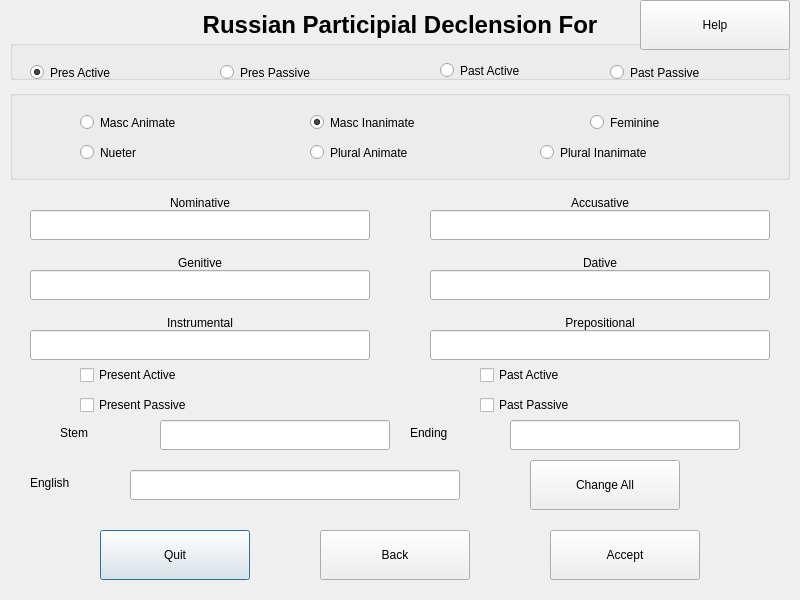
<?xml version="1.0" encoding="UTF-8"?>
<ui version="4.0">
 <class>PartDecl</class>
 <widget class="QDialog" name="PartDecl">
  <property name="geometry">
   <rect>
    <x>0</x>
    <y>0</y>
    <width>800</width>
    <height>600</height>
   </rect>
  </property>
  <property name="windowTitle">
   <string>Russian Participial Declension</string>
  </property>
  <property name="windowIcon">
   <iconset>
    <normaloff>../../../../usr/share/machinetrans/resources/logo.png</normaloff>../../../../usr/share/machinetrans/resources/logo.png</iconset>
  </property>
  <widget class="LineEditRU" name="insEdit">
   <property name="geometry">
    <rect>
     <x>30</x>
     <y>330</y>
     <width>340</width>
     <height>30</height>
    </rect>
   </property>
   <property name="text">
    <string/>
   </property>
  </widget>
  <widget class="QLabel" name="insLbl">
   <property name="geometry">
    <rect>
     <x>30</x>
     <y>310</y>
     <width>340</width>
     <height>25</height>
    </rect>
   </property>
   <property name="text">
    <string>Instrumental</string>
   </property>
   <property name="alignment">
    <set>Qt::AlignCenter</set>
   </property>
  </widget>
  <widget class="LineEditRU" name="accEdit">
   <property name="geometry">
    <rect>
     <x>430</x>
     <y>210</y>
     <width>340</width>
     <height>30</height>
    </rect>
   </property>
  </widget>
  <widget class="QLabel" name="genLbl">
   <property name="geometry">
    <rect>
     <x>30</x>
     <y>250</y>
     <width>340</width>
     <height>25</height>
    </rect>
   </property>
   <property name="text">
    <string>Genitive</string>
   </property>
   <property name="alignment">
    <set>Qt::AlignCenter</set>
   </property>
  </widget>
  <widget class="QLabel" name="datLbl">
   <property name="geometry">
    <rect>
     <x>430</x>
     <y>250</y>
     <width>340</width>
     <height>25</height>
    </rect>
   </property>
   <property name="text">
    <string>Dative</string>
   </property>
   <property name="alignment">
    <set>Qt::AlignCenter</set>
   </property>
  </widget>
  <widget class="QLabel" name="prpLbl">
   <property name="geometry">
    <rect>
     <x>430</x>
     <y>310</y>
     <width>340</width>
     <height>25</height>
    </rect>
   </property>
   <property name="text">
    <string>Prepositional</string>
   </property>
   <property name="alignment">
    <set>Qt::AlignCenter</set>
   </property>
  </widget>
  <widget class="LineEditRU" name="datEdit">
   <property name="geometry">
    <rect>
     <x>430</x>
     <y>270</y>
     <width>340</width>
     <height>30</height>
    </rect>
   </property>
  </widget>
  <widget class="QLabel" name="accLbl">
   <property name="geometry">
    <rect>
     <x>430</x>
     <y>190</y>
     <width>340</width>
     <height>25</height>
    </rect>
   </property>
   <property name="text">
    <string>Accusative</string>
   </property>
   <property name="alignment">
    <set>Qt::AlignCenter</set>
   </property>
  </widget>
  <widget class="QLabel" name="nomLbl">
   <property name="geometry">
    <rect>
     <x>30</x>
     <y>190</y>
     <width>340</width>
     <height>25</height>
    </rect>
   </property>
   <property name="text">
    <string>Nominative</string>
   </property>
   <property name="alignment">
    <set>Qt::AlignCenter</set>
   </property>
  </widget>
  <widget class="LineEditRU" name="nomEdit">
   <property name="geometry">
    <rect>
     <x>30</x>
     <y>210</y>
     <width>340</width>
     <height>30</height>
    </rect>
   </property>
  </widget>
  <widget class="LineEditRU" name="genEdit">
   <property name="geometry">
    <rect>
     <x>30</x>
     <y>270</y>
     <width>340</width>
     <height>30</height>
    </rect>
   </property>
  </widget>
  <widget class="LineEditRU" name="prpEdit">
   <property name="geometry">
    <rect>
     <x>430</x>
     <y>330</y>
     <width>340</width>
     <height>30</height>
    </rect>
   </property>
  </widget>
  <widget class="QGroupBox" name="tenseBox">
   <property name="geometry">
    <rect>
     <x>10</x>
     <y>40</y>
     <width>780</width>
     <height>40</height>
    </rect>
   </property>
   <property name="title">
    <string/>
   </property>
   <widget class="QRadioButton" name="parb">
    <property name="geometry">
     <rect>
      <x>20</x>
      <y>20</y>
      <width>170</width>
      <height>25</height>
     </rect>
    </property>
    <property name="text">
     <string>Pres Active</string>
    </property>
    <property name="checked">
     <bool>true</bool>
    </property>
   </widget>
   <widget class="QRadioButton" name="pprb">
    <property name="geometry">
     <rect>
      <x>210</x>
      <y>20</y>
      <width>170</width>
      <height>25</height>
     </rect>
    </property>
    <property name="text">
     <string>Pres Passive</string>
    </property>
   </widget>
   <widget class="QRadioButton" name="pastarb">
    <property name="geometry">
     <rect>
      <x>430</x>
      <y>20</y>
      <width>170</width>
      <height>21</height>
     </rect>
    </property>
    <property name="text">
     <string>Past Active</string>
    </property>
   </widget>
   <widget class="QRadioButton" name="pastprb">
    <property name="geometry">
     <rect>
      <x>600</x>
      <y>20</y>
      <width>170</width>
      <height>25</height>
     </rect>
    </property>
    <property name="text">
     <string>Past Passive</string>
    </property>
   </widget>
  </widget>
  <widget class="QPushButton" name="quitBttn">
   <property name="geometry">
    <rect>
     <x>100</x>
     <y>530</y>
     <width>150</width>
     <height>50</height>
    </rect>
   </property>
   <property name="text">
    <string>Quit</string>
   </property>
  </widget>
  <widget class="QPushButton" name="acceptBttn">
   <property name="geometry">
    <rect>
     <x>550</x>
     <y>530</y>
     <width>150</width>
     <height>50</height>
    </rect>
   </property>
   <property name="text">
    <string>Accept</string>
   </property>
  </widget>
  <widget class="QLabel" name="titleLbl">
   <property name="geometry">
    <rect>
     <x>10</x>
     <y>10</y>
     <width>780</width>
     <height>30</height>
    </rect>
   </property>
   <property name="font">
    <font>
     <pointsize>18</pointsize>
     <weight>75</weight>
     <bold>true</bold>
    </font>
   </property>
   <property name="text">
    <string>Russian Participial Declension For</string>
   </property>
   <property name="alignment">
    <set>Qt::AlignCenter</set>
   </property>
  </widget>
  <widget class="QLabel" name="enLbl">
   <property name="geometry">
    <rect>
     <x>30</x>
     <y>470</y>
     <width>80</width>
     <height>25</height>
    </rect>
   </property>
   <property name="text">
    <string>English</string>
   </property>
   <property name="alignment">
    <set>Qt::AlignLeading|Qt::AlignLeft|Qt::AlignVCenter</set>
   </property>
  </widget>
  <widget class="QPushButton" name="backBttn">
   <property name="geometry">
    <rect>
     <x>320</x>
     <y>530</y>
     <width>150</width>
     <height>50</height>
    </rect>
   </property>
   <property name="text">
    <string>Back</string>
   </property>
  </widget>
  <widget class="QGroupBox" name="genderBox">
   <property name="geometry">
    <rect>
     <x>10</x>
     <y>90</y>
     <width>780</width>
     <height>90</height>
    </rect>
   </property>
   <property name="title">
    <string/>
   </property>
   <widget class="QRadioButton" name="mascanimrb">
    <property name="geometry">
     <rect>
      <x>70</x>
      <y>20</y>
      <width>200</width>
      <height>25</height>
     </rect>
    </property>
    <property name="text">
     <string>Masc Animate</string>
    </property>
    <property name="checked">
     <bool>false</bool>
    </property>
   </widget>
   <widget class="QRadioButton" name="femrb">
    <property name="geometry">
     <rect>
      <x>580</x>
      <y>20</y>
      <width>150</width>
      <height>25</height>
     </rect>
    </property>
    <property name="text">
     <string>Feminine</string>
    </property>
   </widget>
   <widget class="QRadioButton" name="nuetrb">
    <property name="geometry">
     <rect>
      <x>70</x>
      <y>50</y>
      <width>150</width>
      <height>25</height>
     </rect>
    </property>
    <property name="text">
     <string>Nueter</string>
    </property>
   </widget>
   <widget class="QRadioButton" name="pluranimrb">
    <property name="geometry">
     <rect>
      <x>300</x>
      <y>50</y>
      <width>200</width>
      <height>25</height>
     </rect>
    </property>
    <property name="text">
     <string>Plural Animate</string>
    </property>
   </widget>
   <widget class="QRadioButton" name="mascinanrb">
    <property name="geometry">
     <rect>
      <x>300</x>
      <y>20</y>
      <width>200</width>
      <height>25</height>
     </rect>
    </property>
    <property name="text">
     <string>Masc Inanimate</string>
    </property>
    <property name="checked">
     <bool>true</bool>
    </property>
   </widget>
   <widget class="QRadioButton" name="plurinanrb">
    <property name="geometry">
     <rect>
      <x>530</x>
      <y>50</y>
      <width>200</width>
      <height>25</height>
     </rect>
    </property>
    <property name="text">
     <string>Plural Inanimate</string>
    </property>
   </widget>
  </widget>
  <widget class="QCheckBox" name="presaCheck">
   <property name="geometry">
    <rect>
     <x>80</x>
     <y>360</y>
     <width>200</width>
     <height>30</height>
    </rect>
   </property>
   <property name="text">
    <string>Present Active</string>
   </property>
  </widget>
  <widget class="QCheckBox" name="prespCheck">
   <property name="geometry">
    <rect>
     <x>80</x>
     <y>390</y>
     <width>200</width>
     <height>30</height>
    </rect>
   </property>
   <property name="text">
    <string>Present Passive</string>
   </property>
  </widget>
  <widget class="QCheckBox" name="pastpCheck">
   <property name="geometry">
    <rect>
     <x>480</x>
     <y>390</y>
     <width>200</width>
     <height>30</height>
    </rect>
   </property>
   <property name="text">
    <string>Past Passive</string>
   </property>
  </widget>
  <widget class="QCheckBox" name="pastaCheck">
   <property name="geometry">
    <rect>
     <x>480</x>
     <y>360</y>
     <width>200</width>
     <height>30</height>
    </rect>
   </property>
   <property name="text">
    <string>Past Active</string>
   </property>
  </widget>
  <widget class="LineEditRU" name="stemEdit">
   <property name="geometry">
    <rect>
     <x>160</x>
     <y>420</y>
     <width>230</width>
     <height>30</height>
    </rect>
   </property>
   <property name="text">
    <string/>
   </property>
  </widget>
  <widget class="QLabel" name="stemLbl">
   <property name="geometry">
    <rect>
     <x>60</x>
     <y>420</y>
     <width>80</width>
     <height>25</height>
    </rect>
   </property>
   <property name="text">
    <string>Stem</string>
   </property>
   <property name="alignment">
    <set>Qt::AlignLeading|Qt::AlignLeft|Qt::AlignVCenter</set>
   </property>
  </widget>
  <widget class="QLabel" name="endLbl">
   <property name="geometry">
    <rect>
     <x>410</x>
     <y>420</y>
     <width>80</width>
     <height>25</height>
    </rect>
   </property>
   <property name="text">
    <string>Ending</string>
   </property>
   <property name="alignment">
    <set>Qt::AlignLeading|Qt::AlignLeft|Qt::AlignVCenter</set>
   </property>
  </widget>
  <widget class="LineEditRU" name="endEdit">
   <property name="geometry">
    <rect>
     <x>510</x>
     <y>420</y>
     <width>230</width>
     <height>30</height>
    </rect>
   </property>
   <property name="text">
    <string/>
   </property>
  </widget>
  <widget class="QPushButton" name="helpBttn">
   <property name="geometry">
    <rect>
     <x>640</x>
     <y>0</y>
     <width>150</width>
     <height>50</height>
    </rect>
   </property>
   <property name="text">
    <string>Help</string>
   </property>
  </widget>
  <widget class="LineEditEN" name="enEdit">
   <property name="geometry">
    <rect>
     <x>130</x>
     <y>470</y>
     <width>330</width>
     <height>30</height>
    </rect>
   </property>
   <property name="text">
    <string/>
   </property>
   <property name="alignment">
    <set>Qt::AlignCenter</set>
   </property>
  </widget>
  <widget class="QPushButton" name="changeBttn">
   <property name="geometry">
    <rect>
     <x>530</x>
     <y>460</y>
     <width>150</width>
     <height>50</height>
    </rect>
   </property>
   <property name="text">
    <string>Change All</string>
   </property>
  </widget>
 </widget>
 <customwidgets>
  <customwidget>
   <class>LineEditRU</class>
   <extends>QLineEdit</extends>
   <header>machinetrans.lineeditru</header>
  </customwidget>
  <customwidget>
   <class>LineEditEN</class>
   <extends>QLineEdit</extends>
   <header>machinetrans.lineediten</header>
  </customwidget>
 </customwidgets>
 <tabstops>
  <tabstop>helpBttn</tabstop>
  <tabstop>parb</tabstop>
  <tabstop>pprb</tabstop>
  <tabstop>pastarb</tabstop>
  <tabstop>pastprb</tabstop>
  <tabstop>mascanimrb</tabstop>
  <tabstop>mascinanrb</tabstop>
  <tabstop>femrb</tabstop>
  <tabstop>nuetrb</tabstop>
  <tabstop>pluranimrb</tabstop>
  <tabstop>plurinanrb</tabstop>
  <tabstop>nomEdit</tabstop>
  <tabstop>accEdit</tabstop>
  <tabstop>genEdit</tabstop>
  <tabstop>datEdit</tabstop>
  <tabstop>insEdit</tabstop>
  <tabstop>prpEdit</tabstop>
  <tabstop>presaCheck</tabstop>
  <tabstop>pastaCheck</tabstop>
  <tabstop>prespCheck</tabstop>
  <tabstop>pastpCheck</tabstop>
  <tabstop>stemEdit</tabstop>
  <tabstop>endEdit</tabstop>
  <tabstop>enEdit</tabstop>
  <tabstop>quitBttn</tabstop>
  <tabstop>backBttn</tabstop>
  <tabstop>acceptBttn</tabstop>
 </tabstops>
 <resources/>
 <connections/>
</ui>
